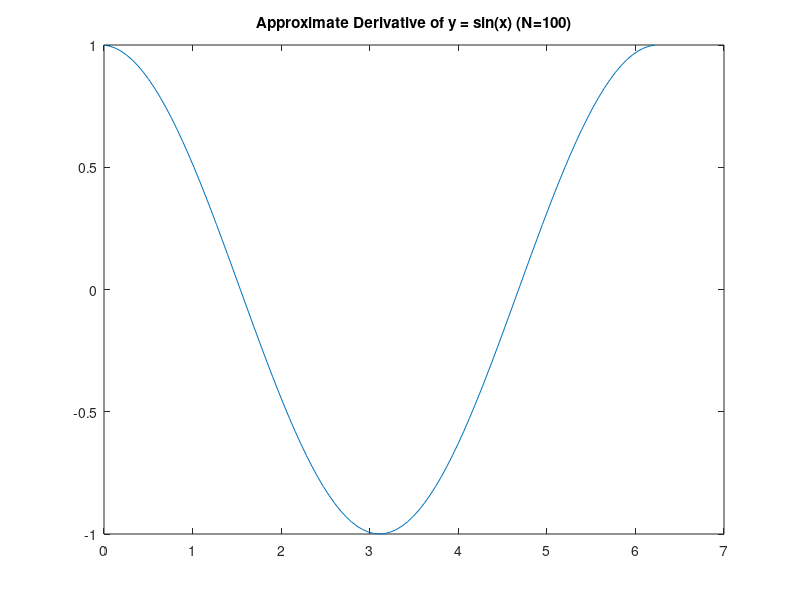
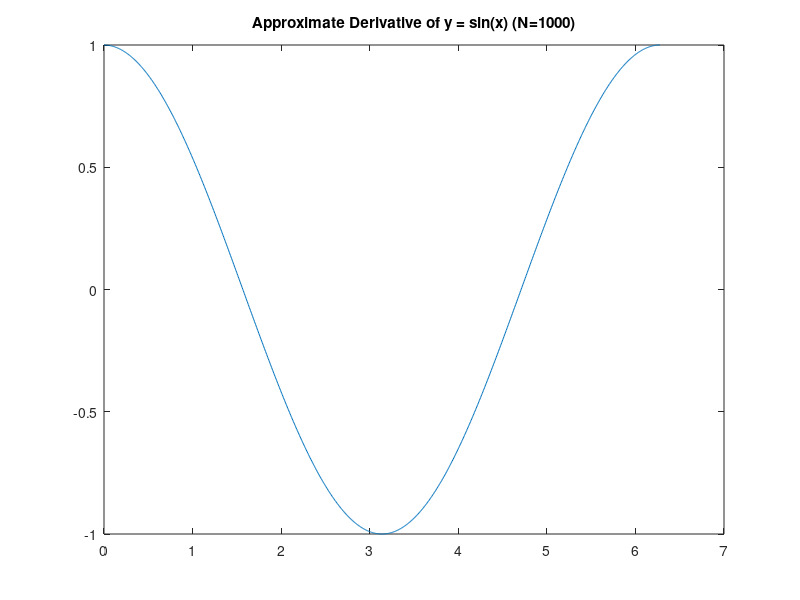
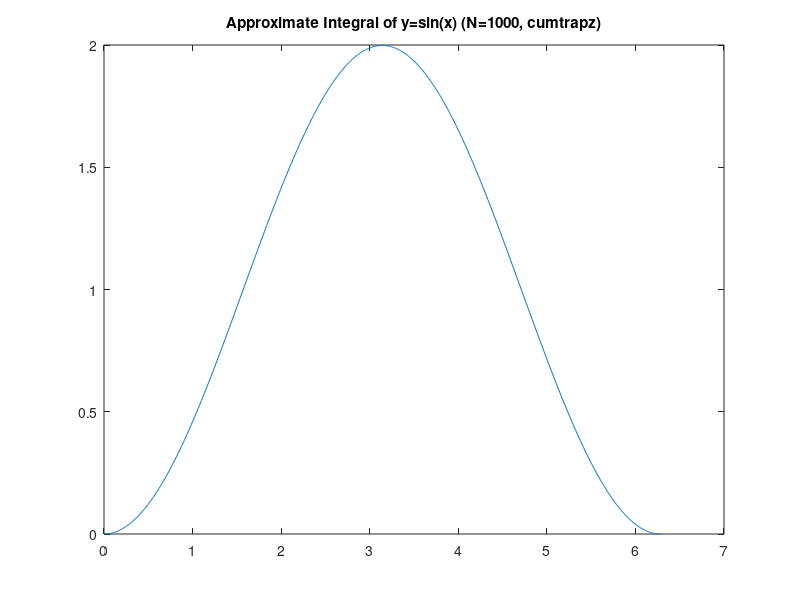

The MATLAB script that drew these images, in order:
% ECE210A_Assignment_II
% Kevin Kerliu
clear;
close all;
clc;
%%
%%%

% Question 1
% In this problem you will explore the use of MATLAB to approximate 
% derivatives and integrals.
% - Create two vectors of length 100 and 1000, each containing evenly 
% spaced samples of the sine function over one period.

x1 = linspace(0,2*pi,100);
x2 = linspace(0,2*pi,1000);
y1 = sin(x1);
y2 = sin(x2);

% - Approximate the derivatives of both vectors by taking the differences
% of adjacent elements and dividing by the spacing between them.

dy1 = diff(y1)./diff(x1);
figure;
dy1plot = plot(x1(1:end-1),dy1);
title("Approximate Derivative of y = sin(x) (N=100)");

dy2 = diff(y2)./diff(x2);
figure;
dy2plot = plot(x2(1:end-1),dy2);
title("Approximate Derivative of y = sin(x) (N=1000)");

% - You now have length 99 and 999 approximations to some other function; 
% what is it? Find out how well you approximated the values of this 
% function by creating length 99 and 999 vectors of evenly spaced samples 
% over the  same interval, and compute the respective differences. Find 
% the maximum of the absolute value of these differences; which is a 
% better estimate? The answer had better not surprise you!

x3 = linspace(0,2*pi,99);
x4 = linspace(0,2*pi,999);
yCompare1 = cos(x3);
yCompare2 = cos(x4);
y1diff = dy1-yCompare1;
y2diff = dy2-yCompare2;
y1diffmax = max(abs(y1diff));
y2diffmax = max(abs(y2diff));

% - Now approximate the integrals of your original vectors using both 
% cumtrapz and cumsum, yielding 4 approximations for the integral of the 
% sine function. As with above, compare the error values to the analytic 
% integral of the sine over one period; it will be pretty clear if you've
% made an error. 

% Integral of sine wave over one period: 0.

intsumy1 = cumsum(y1)*(2*pi/100);
intcomp1 = intsumy1(100); % Expecting 0

inttrapzy1 = cumtrapz(y1)*(2*pi/100);
intcomp2 = inttrapzy1(100); % Expecting 0

intsumy2 = cumsum(y2)*(2*pi/1000);
intcomp3 = intsumy2(1000); % Expecting 0

inttrapzy2 = cumtrapz(y2)*(2*pi/1000);
intcomp4 = inttrapzy2(1000); % Expecting 0

% All of these integrals are approx. 0.

% - Plot your better approximation for the derivative. Give the plot a 
% title.

figure;
plotme = plot(x2,inttrapzy2);
title("Approximate Integral of y=sin(x) (N=1000, cumtrapz)");

%%%
%%
%%%

% Question 2
% Perform the following matrix operations:
% - Use reshape to create a 10 x 10 matrix A

A = reshape(1:100, [10,10]);

% - Flip the second column of B such that the column is inverted upside down.

Aflipvert = flipud(A);

% - Flip the matrix A from left to right.

Afliphoriz = fliplr(A);

% - Make a vector that is the the column-wise sum of every column of A. 
% The result should be a row vector.

colsum = sum(A);

% - Make a vector that is the row-wise mean of every row of A. The result 
% should be a column vector.

rowmean = mean(A, 2);

% - Delete the last column of A.

A(:,end) = [];

%%%
%%
%%%

% Question 3 
% Generate a 300 x 500 matrix with entries Aij = (i^2+j^2)/(i+j+3) using 
% the following methods and use tic toc to time the speed of each and 
% write a comment noting the order of the speeds of these methods. You 
% will have to find out, using doc, Google, or frantically messaging me,
% how tic toc works.
rows = 300;
columns = 500;
% - Using for loops and no pre-allocation.
B = [];
tic;
for k = 1:rows
    appendRow = [];
    for l = 1:columns
        appendRow = horzcat(appendRow, (k^2 + l^2)/(k+l+3));
    end
    B = [B; appendRow];
end
T1 = toc;
% - Using for loops and pre-allocating memory with zeros.
C = zeros(rows, columns);
tic;
for k = 1:rows
    for l = 1:columns
        C(k, l) = (k^2 + l^2)/(k+l+3);
    end
end
T2 = toc;
% - Using only elementwise matrix operations. Note: repmat and meshgrid 
% will be useful here.
tic;
rowPop = 1:rows;
columnPop = 1:columns;
[COL,ROW] = meshgrid(columnPop, rowPop);
D = (COL.^2 + ROW.^2)./(COL + ROW + 3);
T3 = toc;
% Fastest (least time) to slowest (most time): T3, T2, T1
%%%